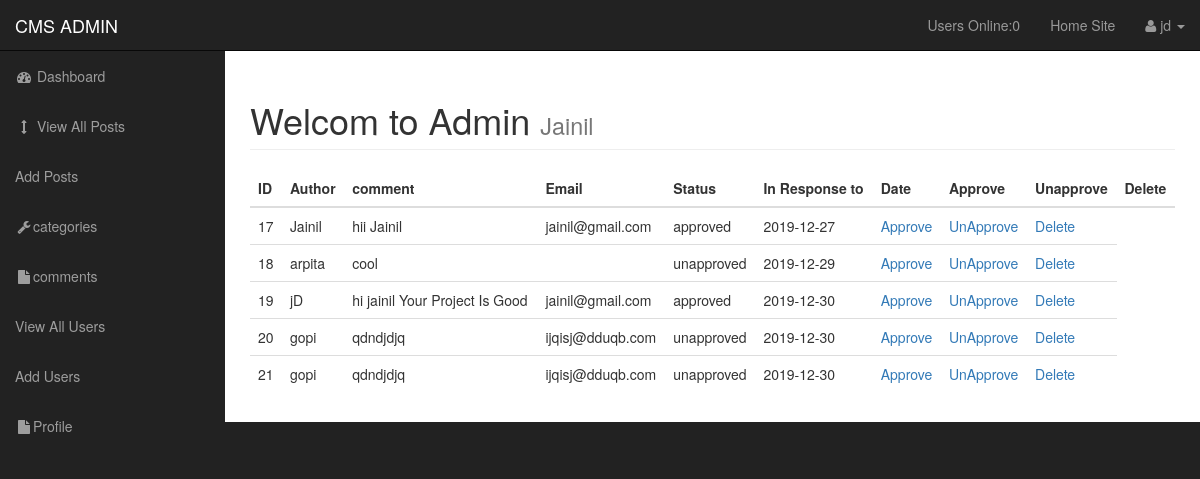
The app's page /admin/comments.php (signed in) with its own data.
### tables this page shows
CREATE TABLE `comments` (
  `comment_id` int(3) NOT NULL,
  `comment_post_id` int(3) NOT NULL,
  `comment_author` varchar(255) NOT NULL,
  `comment_email` varchar(255) NOT NULL,
  `comment_content` text NOT NULL,
  `comment_status` varchar(255) NOT NULL,
  `comment_date` date NOT NULL
);

### admin/includes/view_all_comments.php (the view, shortened to what this page needs)
<table class="table table-borderd table-hover">
                         <thead>
                             <tr>
                                 <th>ID</th>
                                 <th>Author</th>
                                 <th>comment</th>
                                 <th>Email</th>
                                 <th>Status</th>
                                 <th>In Response to</th>
                                 <th>Date</th>
                                 <th>Approve</th>
                                 <th>Unapprove</th>
                                 <th>Delete</th>
                             </tr>
                         </thead>
                             <tbody>
                              <?php
                             $query="SELECT * FROM comments";
                             $select_comments= mysqli_query($connection,$query);
                             while($row = mysqli_fetch_assoc($select_comments))
                             {
                             $comment_id =$row['comment_id'];
                             $comment_author =$row['comment_author'];
                             $comment_content=$row['comment_content'];
                             $comment_email =$row['comment_email'];
                             $comment_status =$row['comment_status'];
                             $comment_date =$row['comment_date'];
                              echo "<tr>";
                              echo "<td>{$comment_id}</td>";
                              echo "<td>{$comment_author}</td>";
                              echo "<td>{$comment_content}</td>";
                              echo "<td>{$comment_email}</td>";
                              echo "<td>{$comment_status}</td>";
                                 echo "<td>{$comment_date}</td>";
                                 echo "<td><a href='comments.php?approve=$comment_id'>Approve</a></td>";
                                 echo "<td><a href='comments.php?unapprove=$comment_id'>UnApprove</a></td>";
                                 echo "<td><a href='comments.php?delete=$comment_id'>Delete</a></td>";
                                 echo "</tr>";
                                     }
                               ?>
                             </tbody>
          </table>

### admin/css/sb-admin.css (style rules this page uses)
body { margin-top: 100px; background-color: #222; }
@media (min-width:768px) { body { margin-top: 50px; } }

### records on screen
comments: comment_id "17", comment_author "Jainil", comment_content "hii Jainil", comment_email "jainil@gmail.com", comment_status "approved", comment_date "2019-12-27"
comments: comment_id "18", comment_author "arpita", comment_content "cool", comment_status "unapproved", comment_date "2019-12-29"
comments: comment_id "19", comment_author "jD", comment_content "hi jainil Your Project Is Good", comment_email "jainil@gmail.com", comment_status "approved", comment_date "2019-12-30"
comments: comment_id "20", comment_author "gopi", comment_content "qdndjdjq", comment_email "ijqisj@dduqb.com", comment_status "unapproved", comment_date "2019-12-30"
comments: comment_id "21", comment_author "gopi", comment_content "qdndjdjq", comment_email "ijqisj@dduqb.com", comment_status "unapproved", comment_date "2019-12-30"

### other values on screen
users_online() "0"
$_SESSION['username'] "jd"
